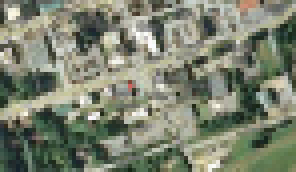
#> input picture images/1.jfif, 74 x 43 px (shown 4 times larger); its folder holds only this picture in this run
$ python script.py
#> lines starting #> are read from the running program, lines starting #| are printed output that depends on the picture; after the words box and inside, x2 and y2 are one past the last pixel; in counts of white or black regions, pixels touching at a corner belong together
#> further down, img is the input picture: shape (43, 74, 3); mean B, G, R 111.6, 129.8, 124
import cv2
import matplotlib.pyplot as plt
import numpy as np
from PIL import Image
import os

images = os.listdir('images/')

start = (35,35,35)
end = (100,255,255)

def mask_image(image):
    mask = cv2.inRange(image, start, end)
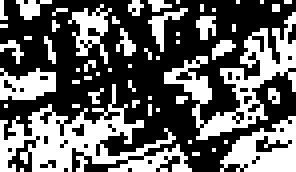
#> mask: shape (43, 74) (shown 4 times larger); 39.5% white in thin lines or dots
    result = cv2.bitwise_and(image, image, mask=mask)
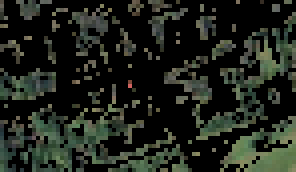
#> result: shape (43, 74, 3) (shown 4 times larger); mean B, G, R 28.3, 35.9, 31.2
    return mask, result

for filename in images:
    print(filename)
    img = cv2.imread(os.path.join('images/',filename), cv2.COLOR_BGR2HSV)
    mask, result = mask_image(img)

    im = Image.fromarray(result)
    im.save(f"output/{filename}_converted.jpeg")

$ run again, on images/2.png
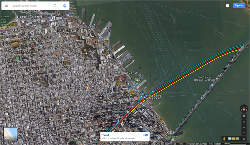
#> input picture images/2.png, 250 x 145 px, shrunk from 1760 x 1020 before the run
#> img is the input picture: shape (145, 250, 3); mean B, G, R 92.2, 97.3, 91
#> in mask_image, `mask = cv2.inRange(image, start, end)`:
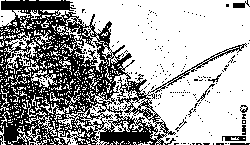
#> mask: shape (145, 250); 64.8% white; 226 black regions (217 under 20 px), largest, box (x1, y1, x2, y2) and area: (0, 0, 247, 145) 11925, (222, 136, 246, 141) 93, (233, 0, 250, 8) 71
#> in mask_image, `result = cv2.bitwise_and(image, image, mask=mask)`:
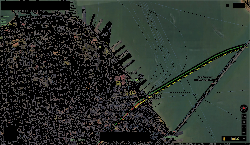
#> result: shape (145, 250, 3); mean B, G, R 43.5, 49.1, 42.1

$ run again, on images/3.jpg
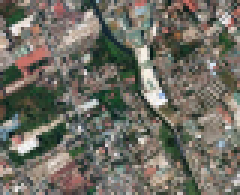
#> input picture images/3.jpg, 80 x 65 px (shown 3 times larger)
#> img is the input picture: shape (65, 80, 3); mean B, G, R 99.4, 109.4, 111.8
#> in mask_image, `mask = cv2.inRange(image, start, end)`:
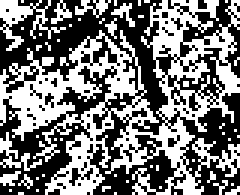
#> mask: shape (65, 80) (shown 3 times larger); 46.7% white in thin lines or dots
#> in mask_image, `result = cv2.bitwise_and(image, image, mask=mask)`:
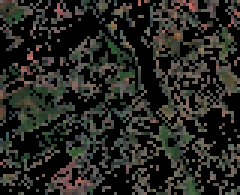
#> result: shape (65, 80, 3) (shown 3 times larger); mean B, G, R 33.5, 38.8, 38.7

$ run again, on images/Dallas_Fort-Worth-International-Airport.jpg
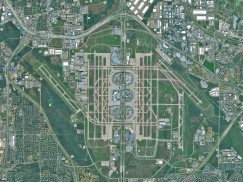
#> input picture images/Dallas_Fort-Worth-International-Airport.jpg, 243 x 182 px, shrunk from 1500 x 1125 before the run
#> img is the input picture: shape (182, 243, 3); mean B, G, R 116.6, 129.3, 107.3
#> in mask_image, `mask = cv2.inRange(image, start, end)`:
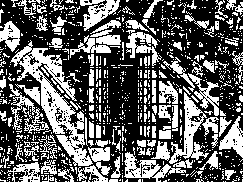
#> mask: shape (182, 243); 38.8% white; 875 white regions (761 under 20 px), largest, box (x1, y1, x2, y2) and area: (10, 40, 93, 166) 2707, (169, 92, 209, 164) 896, (124, 152, 186, 182) 674
#> in mask_image, `result = cv2.bitwise_and(image, image, mask=mask)`:
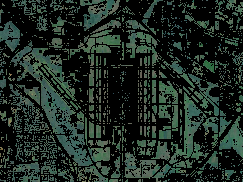
#> result: shape (182, 243, 3); mean B, G, R 34.5, 41.1, 29.5

$ run again, on images/1.jpg
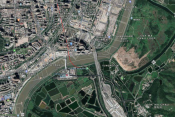
#> input picture images/1.jpg, 175 x 117 px
#> img is the input picture: shape (117, 175, 3); mean B, G, R 89.3, 98.7, 88.9
#> in mask_image, `mask = cv2.inRange(image, start, end)`:
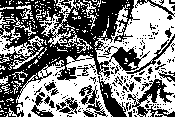
#> mask: shape (117, 175); 50.5% white; 194 black regions (174 under 20 px), largest, box (x1, y1, x2, y2) and area: (0, 0, 150, 117) 6993, (127, 79, 175, 117) 642, (98, 76, 129, 117) 459
#> in mask_image, `result = cv2.bitwise_and(image, image, mask=mask)`:
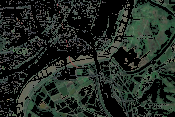
#> result: shape (117, 175, 3); mean B, G, R 35.9, 42.3, 34.5
